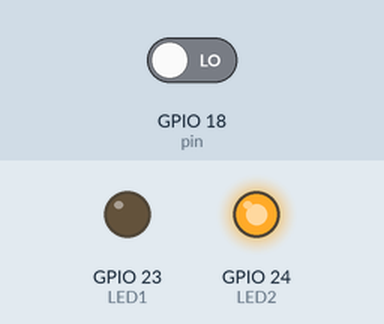
Recording of a program running on a simulated Raspberry Pi (BCM pin numbers). Shown: output pins drawn as LEDs (lit = HIGH). Inputs (shaded band) come from the test bench; at power-on: GPIO 18 (pin) LOW. What the program prints to the terminal is not drawn.

Above: at 1.2 s.
1.3 s: GPIO 18 (pin) driven HIGH
At 3.1 s:
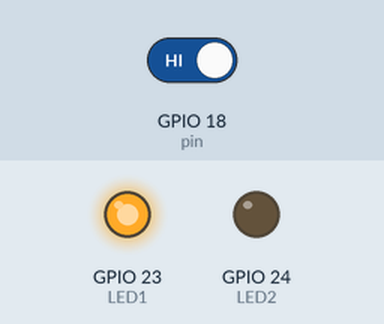
3.5 s: GPIO 18 (pin) driven LOW
At 4.7 s:
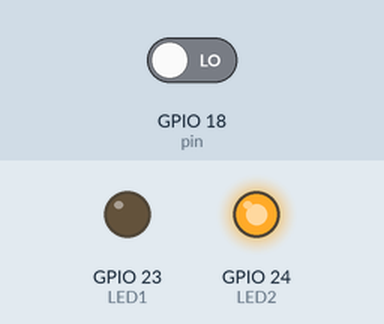
Timing chart, 0 to 6.5 s (numbered marks = the images above; inputs shaded):
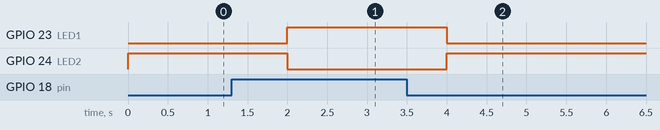

Measured:
- after the input at 1.3 s, GPIO 23 (LED1): LOW → HIGH after 0.70 s; GPIO 24 (LED2): HIGH → LOW after 0.70 s
- after the input at 3.5 s, GPIO 23 (LED1): HIGH → LOW after 0.50 s; GPIO 24 (LED2): LOW → HIGH after 0.50 s

The program:

kadai3-2.py
```python
# 2023/07/20
# 人感センサーで反応した時にLEDを変化

import RPi.GPIO as GPIO #GPIOを使うために必要
import time #タイマーを使うために必要

pin = 18 #人感センサのgpioに使用するポート番号
LED1 = 23
LED2 = 24

### GPIOのピンを指定する方法 ###
GPIO.setmode(GPIO.BCM) #GPIOの番号で指定する
GPIO.setup(pin, GPIO.IN)

### ピンのセットアップ（指定用途の確定） ###
# LEDピンの出力
GPIO.setup(LED1, GPIO.OUT)
GPIO.setup(LED2, GPIO.OUT)

try: #try~expectでひと固まり
    while True: #無限ループ（基本）
        if(GPIO.input(pin) == GPIO.HIGH):
            print("反応あり")
            GPIO.output(LED1, GPIO.HIGH)
            GPIO.output(LED2, GPIO.LOW)
        else:
            print("反応なし")
            GPIO.output(LED1, GPIO.LOW)
            GPIO.output(LED2, GPIO.HIGH)
        time.sleep(1)

except KeyboardInterrupt: #キーボードの入力により処理を判定
    GPIO.cleanup()  # GPIOの解放
```
